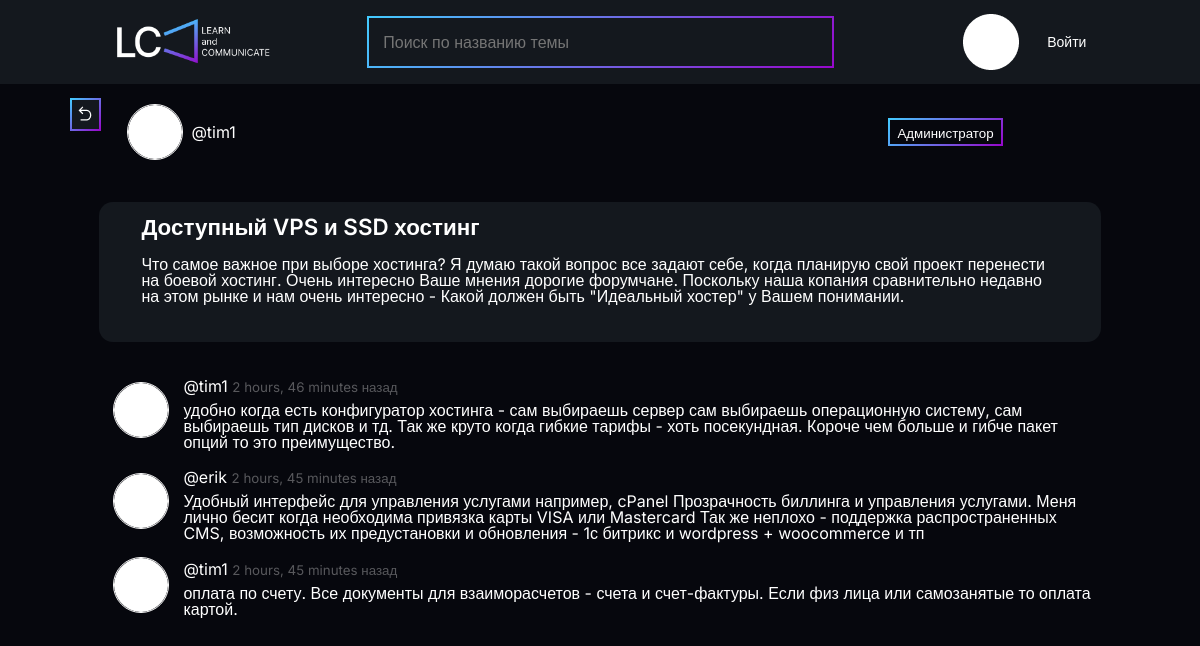
The app's page /room/35/ with its own data.
### base/models.py (models this page shows, shortened)
class Room(models.Model):
    host = models.ForeignKey(User, on_delete=models.SET_NULL, null = True)
    topic = models.ForeignKey(Topic, on_delete=models.SET_NULL, null = True)
    name = models.CharField(max_length=200)
    description = models.TextField(null=True, blank=True)
    participants = models.ManyToManyField(User, related_name='participants', blank=True)
    updated = models.DateTimeField(auto_now=True)
    created=models.DateTimeField(auto_now_add=True)
    class Meta:
        ordering = ['-updated', '-created']

class Topic(models.Model):
    name = models.CharField(max_length=200)

class Message(models.Model):
    user =  models.ForeignKey(User, on_delete=models.CASCADE)
    room = models.ForeignKey(Room, on_delete=models.CASCADE)
    body = models.TextField()
    updated = models.DateTimeField(auto_now=True)
    created=models.DateTimeField(auto_now_add=True)
    class Meta:
        ordering = ['-updated', '-created']

### base/views.py (the view, shortened to what this page needs)
# urls.py: path('room/<str:pk>/', views.room, name = 'room'),
def room(request, pk):
    room = Room.objects.get(id = pk)
    room_messages = room.message_set.all().order_by('created')
    participants = room.participants.all()
    context = {'room':room, 'room_messages':room_messages, 'participants':participants}
    return render(request, 'base/room.html', context)

### base/templates/base/room.html (shortened to what this page needs)
{%extends 'main.html' %} {%load static%} {%block content%}
<div class="room-container">
    <div class="host">
        <a href="{%url 'home'%}"
            ><div id="host-home-link" class="home-link"
                ><img src="{%static 'images/back.png'%}" alt="" /></div
        ></a>
        <div class="host-info">
            <div id="1">
                <a href="{%url 'user-profile' request.user.id%}">
                    <img
                        src="{%static 'images/circle.png'%}"
                        alt=""
                        class="auth-image"
                    />
                </a>
                <span>@{{room.host.username}}</span>
            </div>
            <div>
                <small class="btn-room">{{room.topic.name}}</small>
            </div>
        </div>
    </div>
    <div class="room-info">
        <h1>{{room.name}}</h1>
        <p>{{room.description}}</p>
    </div>
    <div class="comment-wrapper">
        {%for message in room_messages%}
        <div class="comment-cont">
            <a href="{%url 'user-profile' request.user.id%}">
                <img
                    src="{%static 'images/circle.png'%}"
                    alt=""
                    class="auth-image"
                />
            </a>
            <div class="com-body">
                <p
                    >@{{message.user}} <small>{{message.created|timesince}} назад</small>
                    </p
                >
                <p>{{message.body}}</p>
            </div>
        </div>
        {%endfor%}
    </div>
</div>
{%endblock content%}

### static/main.css (style rules this page uses)
* { padding: 0; margin: 0; border: 0; }
*, *:before, *:after { -webkit-box-sizing: border-box; box-sizing: border-box; }
html, body { height: 100%; width: 100%; font-size: 100%; line-height: 1; font-size: 14px; -ms-text-size-adjust: 100%; -moz-text-size-adjust: 100%; -webkit-text-size-adjust: 100%; }
a, a:visited { text-decoration: none; }
img { vertical-align: top; }
h1, h2, h3, h4, h5, h6 { font-size: inherit; font-weight: 400; }
.auth-image { width: 4rem; height: 4rem; border-radius: 50%; -o-object-fit: scale-down; object-fit: scale-down; border: 0.1rem solid white; }
.home-link { position: absolute; top: 5rem; left: 30rem; background-color: #14181E; border: 2px solid white; -o-border-image: linear-gradient(135deg, #43CBFF 0%, #9708CC 100%); border-image: linear-gradient(135deg, #43CBFF 0%, #9708CC 100%); border-image-slice: 1; padding: 0.4em; }
#host-home-link { top: 7rem; left: 5rem; }
.room-container { padding: 1.4rem 7.1rem; display: -ms-grid; display: grid; -ms-grid-rows: 5rem 2rem minmax(10rem, auto) 2rem auto 2rem auto; grid-template-rows: 5rem minmax(10rem, auto) auto auto; -webkit-hyphens: auto; -ms-hyphens: auto; hyphens: auto; gap: 2rem; }
.host-info { display: -webkit-box; display: -ms-flexbox; display: flex; -webkit-box-pack: justify; -ms-flex-pack: justify; justify-content: space-between; -webkit-box-align: center; -ms-flex-align: center; align-items: center; padding-right: 6rem; margin-left: 2rem; }
.host-info div { display: -webkit-box; display: -ms-flexbox; display: flex; -webkit-box-align: center; -ms-flex-align: center; align-items: center; }
.host-info div img { margin-right: 0.5em; }
.host-info .btn-room { height: 2rem; padding: 0.5rem; border: 2px solid white; -o-border-image: linear-gradient(135deg, #43CBFF 0%, #9708CC 100%); border-image: linear-gradient(135deg, #43CBFF 0%, #9708CC 100%); border-image-slice: 1; margin-right: 1rem; }
.room-info { background-color: #14181E; border-radius: 1rem; padding: 1rem 3rem; }
.room-info h1 { font-weight: 600; margin-bottom: 0.8em; font-size: 1.6rem; }
.comment-cont { margin-left: 1rem; -webkit-box-align: center; -ms-flex-align: center; align-items: center; display: -ms-grid; display: grid; -ms-grid-columns: 4rem 1fr; grid-template-columns: 4rem 1fr; margin-bottom: 0.8rem; }
.comment-cont small { color: #FFFFFF54; }
.com-body { display: -webkit-box; display: -ms-flexbox; display: flex; -webkit-box-orient: vertical; -webkit-box-direction: normal; -ms-flex-direction: column; flex-direction: column; margin-left: 1rem; -webkit-box-pack: space-evenly; -ms-flex-pack: space-evenly; justify-content: space-evenly; }
.com-body p { margin-top: 0.5em; }
body { font-family: "Inter", sans-serif; font-size: 16px; font-weight: 400; color: white; background-color: #06070D; }
body a { color: white; }

### records on screen
Room: host.username "tim1", topic.name "Администратор", name "Доступный VPS и SSD хостинг", description "Что самое важное при выборе хостинга? Я думаю такой вопрос все задают себе, когда планирую свой проект перенести на боевой хостинг. Очень интересно Ваше мнения дорогие форумчане. Поскольку наша копания сравнительно недавно на этом рынке и нам очень интересно - Какой должен быть \"Идеальный хостер\" у Вашем понимании."
Message: user "tim1", created "2 hours, 46 minutes", body "удобно когда есть конфигуратор хостинга - сам выбираешь сервер сам выбираешь операционную систему, сам выбираешь тип дисков и тд. Так же круто когда гибкие тарифы - хоть посекундная. Короче чем больше и гибче пакет опций то это преимущество."
Message: user "erik", created "2 hours, 45 minutes", body "Удобный интерфейс для управления услугами например, cPanel Прозрачность биллинга и управления услугами. Меня лично бесит когда необходима привязка карты VISA или Mastercard Так же неплохо - поддержка распространенных CMS, возможность их предустановки и обновления - 1с битрикс и wordpress + woocommerce и тп"
Message: user "tim1", created "2 hours, 45 minutes", body "оплата по счету. Все документы для взаиморасчетов - счета и счет-фактуры. Если физ лица или самозанятые то оплата картой."
